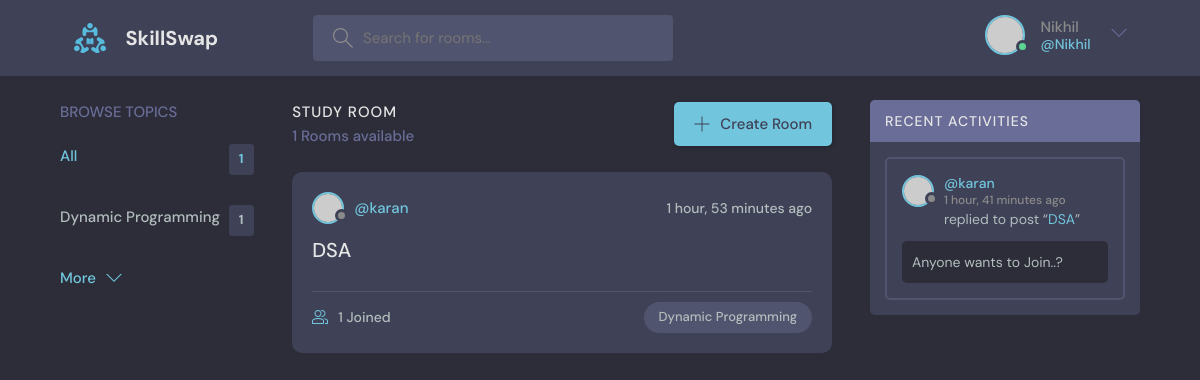
/home/ (signed in), run on the app's committed database.
### base/models.py (models this page shows, shortened)
class Topic(models.Model):
    name = models.CharField(max_length=200)

class Room(models.Model):
    host = models.ForeignKey(User, on_delete = models.SET_NULL, null = True)
    topic = models.ForeignKey(Topic, on_delete = models.SET_NULL, null = True)
    name = models.CharField(max_length = 200)
    description = models.TextField(null= True, blank= True)
    participants = models.ManyToManyField(User, related_name='participants', blank=True)
    updated = models.DateTimeField(auto_now= True)
    created = models.DateTimeField(auto_now_add= True)
    class Meta:
        ordering = ['-updated', '-created']
    def __str__(self):
        return self.name

class Message(models.Model):
    user = models.ForeignKey(User, on_delete = models.CASCADE)
    room = models.ForeignKey(Room, on_delete = models.CASCADE)
    body = models.TextField()
    updated = models.DateTimeField(auto_now = True)
    created = models.DateTimeField(auto_now_add = True)
    class Meta:
        ordering = ['-updated', '-created']

### base/views.py (the view)
# urls.py: path('home/',views.home, name="home"),
@login_required(login_url='login')
def home(request):
    q = request.GET.get('q') if request.GET.get('q') != None else ''
    current_user = request.user
    rooms = Room.objects.filter(Q(topic__name__icontains = q) | Q(name__icontains=q) | Q(description__icontains=q))
    room_count = rooms.count()
    topics = Topic.objects.all()[0:5]
    input_image = 'https://randomuser.me/api/portraits/men/22.jpg'
    room_messages = Message.objects.filter(Q(room__topic__name__icontains=q))
    additional_info = AdditionalUserDetails.objects.filter(username = current_user)
    context = {'rooms':rooms,'topics':topics ,'room_count':room_count, 'room_messages':room_messages, 'avatar':input_image}
    context = addLogo(additional_info, context)
    return render(request,'base/home.html',context)

### base/views.py (called while the page is built, shortened)
def addLogo(additional_info, context):
    return context

### base/templates/base/home.html (shortened to what this page needs)
{% extends 'main.html' %}
{% block content %}
    <main class="layout layout--3">
      <div class="container">
        {% include 'base/topics_component.html' %}
        <div class="roomList">
          <div class="roomList__header">
            <div>
              <h2>Study Room</h2>
              <p>{{room_count}} Rooms available</p>
            </div>
            <a class="btn btn--main" href="{% url 'create-room' %}">
              <svg version="1.1" xmlns="http://www.w3.org/2000/svg" width="32" height="32" viewBox="0 0 32 32">
                <title>add</title>
                <path
                  d="M16.943 0.943h-1.885v14.115h-14.115v1.885h14.115v14.115h1.885v-14.115h14.115v-1.885h-14.115v-14.115z"
                ></path>
              </svg>
              Create Room
            </a>
          </div>
          {% include 'base/feed_component.html' %}
        </div>
        {% include 'base/activity_component.html' %}
      </div>
    </main>
{% endblock %}

### templates/navbar.html (shortened to what this page needs)
{% load static %}
<header class="header header--loggedIn">
    <div class="container">
      <a href="{% url 'home' %}" class="header__logo">
        <img src="{% static 'images/logo.svg' %}" />
        <h1>SkillSwap</h1>
      </a>
      <form class="header__search" method="GET" action="{% url 'home' %}">
        <label>
          <input name="q" placeholder="Search for rooms..." />
        </label>
      </form>
      <nav class="header__menu">
        {% if request.user.is_authenticated%}
        <div class="header__user">
          <a href="{% url 'update-user' %}">
            <div class="avatar avatar--medium active">
              <img src="https://randomuser.me/api/portraits/men/22.jpg" />
            </div>
            <p>{{request.user.username}} <span>@{{request.user.username}}</span></p>
          </a>
          <button class="dropdown-button">
            <svg version="1.1" xmlns="http://www.w3.org/2000/svg" width="32" height="32" viewBox="0 0 32 32">
              <title>chevron-down</title>
              <path d="M16 21l-13-13h-3l16 16 16-16h-3l-13 13z"></path>
            </svg>
          </button>
        </div>
        {% else %}
        <a href="{% url 'login' %}">
          <img src="{% static 'images/avatar.svg' %}" />
          <p>Login</p>
        </a>
        {% endif %}
      </nav>
    </div>
  </header>

### base/templates/base/topics_component.html
<div class="topics">
    <div class="topics__header">
      <h2>Browse Topics</h2>
    </div>
    <ul class="topics__list">
      <li>
        <a href="{% url 'home' %}" class="active">All <span>{{topics.count}}</span></a>
      </li>
      {% for topic in topics %}
      <li>
        <a href="{% url 'home' %}?q={{topic.name}}">{{topic.name}} <span>{{topic.room_set.all.count}}</span></a>
      </li>
    {% endfor %}
    </ul>
    <a class="btn btn--link" href="{% url 'topics' %}">
      More
      <svg version="1.1" xmlns="http://www.w3.org/2000/svg" width="32" height="32" viewBox="0 0 32 32">
        <title>chevron-down</title>
        <path d="M16 21l-13-13h-3l16 16 16-16h-3l-13 13z"></path>
      </svg>
    </a>
  </div>

### base/templates/base/feed_component.html (shortened to what this page needs)
{% for room in rooms%}
<div class="roomListRoom">
    <div class="roomListRoom__header">
      <a href="{% url 'user-profile' room.host.id %}" class="roomListRoom__author">
        <div class="avatar avatar--small">
          <img src="https://randomuser.me/api/portraits/men/18.jpg" />
        </div>
        <span>@{{room.host.username}}</span>
      </a>
      <div class="roomListRoom__actions">
        <span>{{room.created|timesince}} ago</span>
      </div>
    </div>
    <div class="roomListRoom__content">
      <a href="{% url 'room' room.id %}">{{room.name}}</a>
    </div>
    <div class="roomListRoom__meta">
      <a href="{% url 'room' room.id %}" class="roomListRoom__joined">
        {{room.participants.all.count}} Joined
      </a>
      <p class="roomListRoom__topic">{{room.topic.name}}</p>
    </div>
  </div>
  {% endfor %}

### base/templates/base/activity_component.html (shortened to what this page needs)
<div class="activities">
    <div class="activities__header">
      <h2>Recent Activities</h2>
    </div>
    {% for message in room_messages %}
    <div class="activities__box">
      <div class="activities__boxHeader roomListRoom__header">
        <a href="{% url 'user-profile' message.user.id %}" class="roomListRoom__author">
          <div class="avatar avatar--small">
            <img src="https://randomuser.me/api/portraits/men/1.jpg" />
          </div>
          <p>
            @{{message.user}}
            <span>{{message.created|timesince}} ago</span>
          </p>
        </a>
      </div>
      <div class="activities__boxContent">
        <p>replied to post “<a href="{% url 'room' message.room.id %}">{{message.room}}</a>”</p>
        <div class="activities__boxRoomContent">
          {{message.body}}
        </div>
      </div>
    </div>
    {% endfor %}
  </div>

### data on the page
Topic: name "Dynamic Programming", room_set.all.count "1"
Room: host.username "karan", created "1 hour, 53 minutes", name "DSA", participants.all.count "1", topic.name "Dynamic Programming"
Message: user "karan", created "1 hour, 41 minutes", room "DSA", body "Anyone wants to Join..?"

### other printed values
{{ request.user.username }} "Nikhil"
{{ topics.count }} "1"
{{ room_count }} "1"
